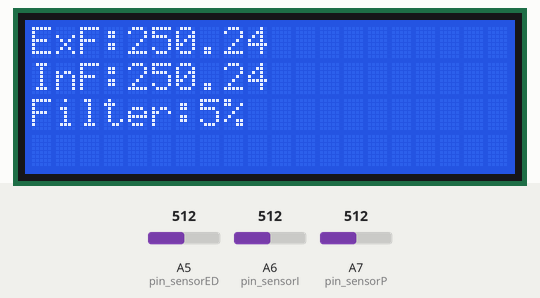
Simulated run of this sketch. Board: Arduino Nano, built with avr-gcc and run on an emulated ATmega328P. On the bench: 20×4 character LCD. The test bench sets the inputs (shaded band); at power-on: A6 (pin_sensorI) = 512, A5 (pin_sensorED) = 512, A7 (pin_sensorP) = 512.

Above: at 1.2 s.
1.3 s: A6 (pin_sensorI) set to 213
At 3.3 s:
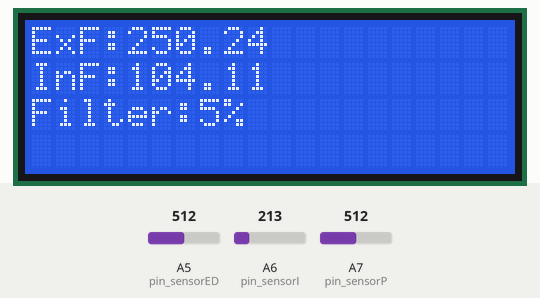
3.6 s: A6 (pin_sensorI) set to 188
At 5.2 s:
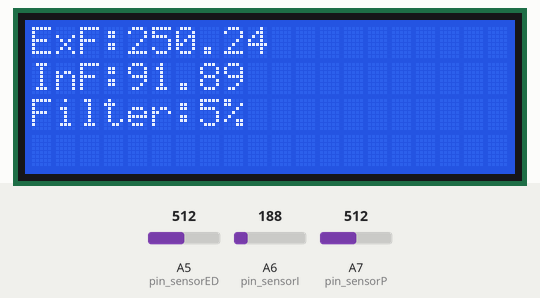
5.7 s: A6 (pin_sensorI) set to 23
At 6.8 s:
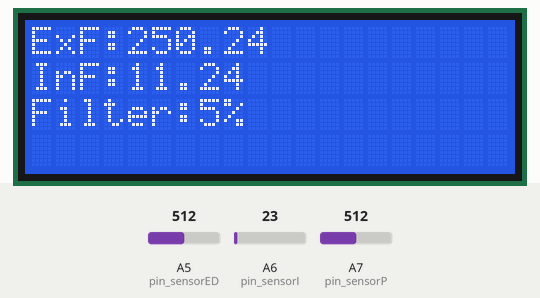
7.8 s: A6 (pin_sensorI) set to 18
At 9.5 s:
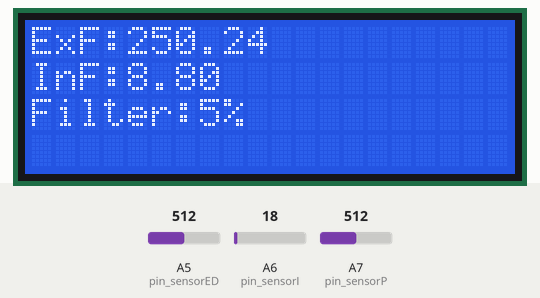
9.8 s: A5 (pin_sensorED) set to 716
At 11.2 s:
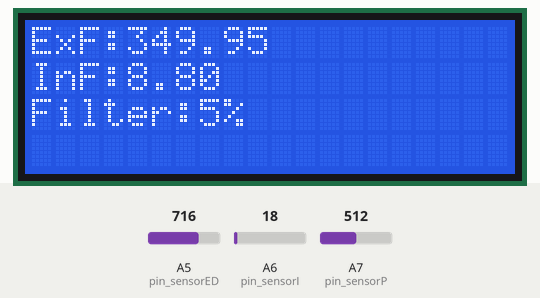
11.9 s: A5 (pin_sensorED) set to 900
At 13.9 s:
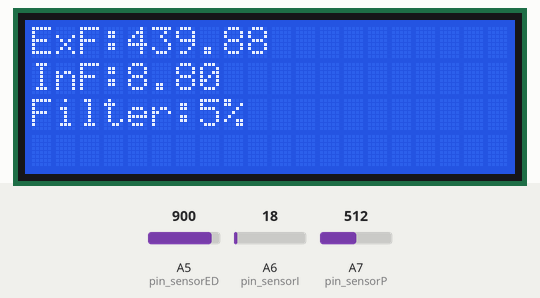
Timing chart, 0 to 15.0 s (numbered marks = the images above; inputs shaded):
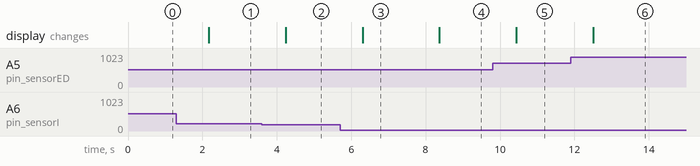

The sketch:

showmessures.ino
```cpp
#include  <Wire.h>
#include  <LiquidCrystal_I2C.h>
#define pin_sensorED A5// pin sensor MAF Exaust
#define pin_sensorI A6// pin sensor MAF DownFlow
#define pin_sensorP A7// pin sensor Presion
float adcED, adcI, adcP; //Variable para obtener los valores del conversor AD
float voltajeED, voltajeI, voltajeP; //Variable para obtener el voltaje de salida para el sensor
float variableE, variableD, variableI, variableP; //Variable final del sensor
float relvoltvarE = 100.00,relvoltvarD = 100.00, relvoltvarI = 100.00, relvoltvarP = 100.00; //Relación Voltaje/Variable del sensor
LiquidCrystal_I2C lcd(0x27, 2, 1, 0, 4, 5, 6, 7, 3, POSITIVE);

void setup() {
  lcd.begin(20, 4);

}

void loop() {
  adcED = analogRead(pin_sensorED);
  adcI = analogRead(pin_sensorI);
  adcP = analogRead(pin_sensorP);
  voltajeED = adcED * 5 / 1023;
  voltajeI = adcI * 5 / 1023;
  voltajeP = adcP * 5 / 1023;
  variableE = voltajeED * relvoltvarE;
  variableD = voltajeED * relvoltvarD;
  variableI = voltajeI * relvoltvarI;
  variableP = voltajeP * relvoltvarP;

  lcd.setCursor(0, 0);
  lcd.print("ExF:");
  lcd.setCursor(4, 0);
  lcd.print(variableE);

  lcd.setCursor(0, 1);
  lcd.print("InF:");
  lcd.setCursor(4, 1);
  lcd.println(variableI);

  lcd.setCursor(0, 2);
  lcd.print("Filter:");
  lcd.setCursor(7, 2);
  lcd.print("5%");
  delay(1000);

}
```

Measured:
- the behaviour switches between 205 and 204 on A6 (pin_sensorI) (found by bisection; images 1 and 2)
- the behaviour switches between 21 and 20 on A6 (pin_sensorI) (found by bisection; images 3 and 4)
- after the input at 1.3 s, the display: changes after 0.87 s (image 1)
- after the input at 3.6 s, the display: changes after 0.64 s (image 2)
- after the input at 5.7 s, the display: changes after 0.61 s (image 3)
- after the input at 7.8 s, the display: changes after 0.57 s (image 4)
- after the input at 9.8 s, the display: changes after 0.64 s (image 5)
- after the input at 11.9 s, the display: changes after 0.60 s (image 6)
